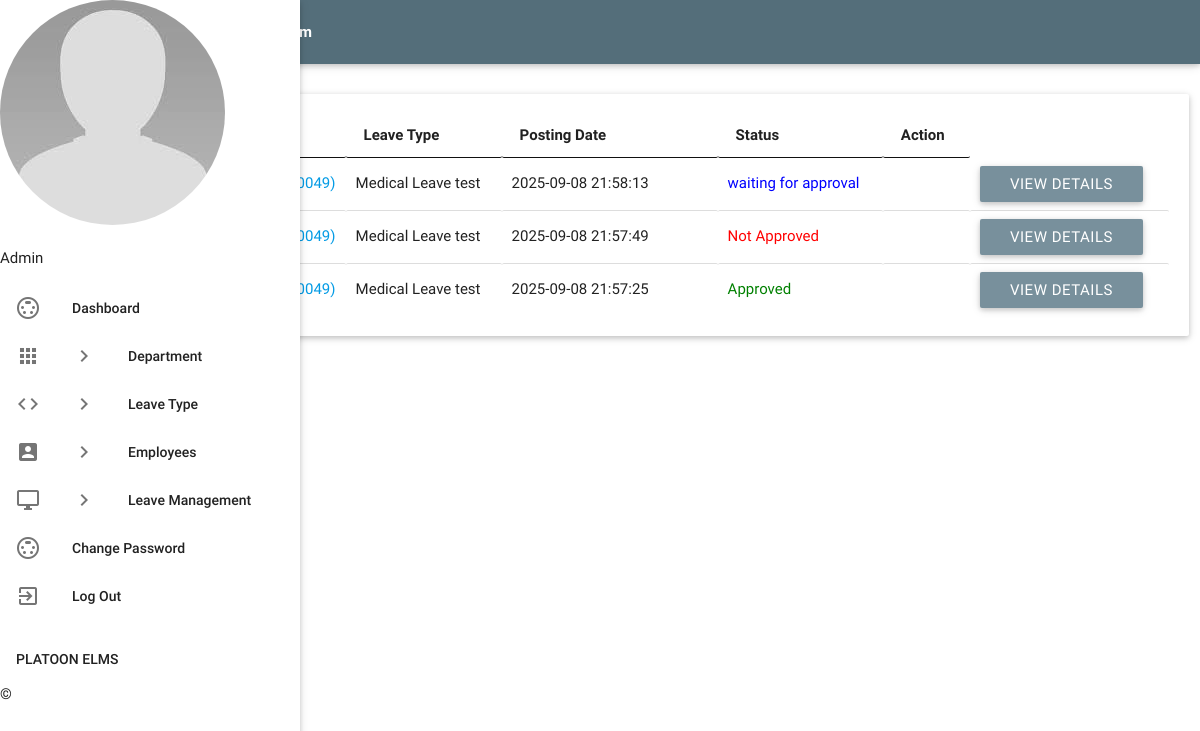
The page /admin/leaves.php (signed in) on the database its author committed.
### tables this page shows
CREATE TABLE `tblleaves` (
  `id` int NOT NULL,
  `LeaveType` varchar(110) NOT NULL,
  `ToDate` varchar(120) NOT NULL,
  `FromDate` varchar(120) NOT NULL,
  `Description` mediumtext NOT NULL,
  `PostingDate` timestamp NOT NULL DEFAULT CURRENT_TIMESTAMP,
  `AdminRemark` mediumtext,
  `AdminRemarkDate` varchar(120) DEFAULT NULL,
  `Status` int NOT NULL,
  `IsRead` int NOT NULL,
  `empid` int DEFAULT NULL
);

### admin/leaves.php (the view, shortened to what this page needs)
<?php
include('includes/config.php');
if(strlen($_SESSION['alogin'])==0)
    {
header('location:index.php');
}
else{
 ?>
<!DOCTYPE html>
<html lang="en">
    <head>
        <link type="text/css" rel="stylesheet" href="../assets/plugins/materialize/css/materialize.min.css"/>
        <link type="text/css" rel="stylesheet" href="../assets/plugins/materialize/css/materialize.css"/>
        <link href="../assets/plugins/material-preloader/css/materialPreloader.min.css" rel="stylesheet">
        <link href="../assets/plugins/datatables/css/jquery.dataTables.min.css" rel="stylesheet">
                <link href="../assets/plugins/google-code-prettify/prettify.css" rel="stylesheet" type="text/css"/>
        <link href="../assets/css/alpha.min.css" rel="stylesheet" type="text/css"/>
        <link href="../assets/css/custom.css" rel="stylesheet" type="text/css"/>
        <link href="../assets/css/style.css" rel="stylesheet" type="text/css"/>
    </head>
    <body>
       <?php include('includes/header.php');?>
       <?php include('includes/sidebar.php');?>
            <main class="mn-inner">
                <div class="row">
                    <div class="col s12">
                        <div class="page-title blue-gray-text text-darken-2">Leave History</div>
                    </div>
                    <div class="col s12 m12 l12">
                        <div class="card">
                            <div class="card-content">
                                <table id="example" class="display responsive-table ">
                                    <thead>
                                        <tr>
                                            <th class="blue-gray-text text-darken-3">Sl No</th>
                                            <th class="blue-gray-text text-darken-3" width="200">Employe Name</th>
                                            <th class="blue-gray-text text-darken-3" width="120">Leave Type</th>
                                             <th class="blue-gray-text text-darken-3" width="180">Posting Date</th>
                                            <th class="blue-gray-text text-darken-3">Status</th>
                                            <th class="blue-gray-text text-darken-3" align="center">Action</th>
                                        </tr>
                                    </thead>
                                    <tbody>
<?php $sql = "SELECT tblleaves.id as lid,tblemployees.FirstName,tblemployees.LastName,tblemployees.EmpId,tblemployees.id,tblleaves.LeaveType,tblleaves.PostingDate,tblleaves.Status from tblleaves join tblemployees on tblleaves.empid=tblemployees.id order by lid desc";
$query = $dbh -> prepare($sql);
$query->execute();
$results=$query->fetchAll(PDO::FETCH_OBJ);
$cnt=1;
if($query->rowCount() > 0)
{
foreach($results as $result)
{
      ?>
                                        <tr>
                                            <td> <b><?php echo htmlentities($cnt);?></b></td>
                                              <td><a href="editemployee.php?empid=<?php echo htmlentities($result->id);?>" target="_blank">)</a></td>
                                            <td><?php echo htmlentities($result->LeaveType);?></td>
                                            <td><?php echo htmlentities($result->PostingDate);?></td>
<td><?php $stats=$result->Status;
if($stats==1){
                                             ?>
                                                 <span style="color: green">Approved</span>
                                                 <?php } if($stats==2)  { ?>
                                                <span style="color: red">Not Approved</span>
                                                 <?php } if($stats==0)  { ?>
 <span style="color: blue">waiting for approval</span>
 <?php } ?>
                                             </td>
          <td>
           <td><a href="leave-details.php?leaveid=<?php echo htmlentities($result->lid);?>" class="waves-effect waves-light btn blue-grey lighten-1 m-b-xs"  > View Details</a></td>
                                    </tr>
                                         <?php $cnt++;} }?>
                                    </tbody>
                                </table>
                            </div>
                        </div>
                    </div>
                </div>
            </main>
        </div>
    </body>
</html>
<?php } ?>

### rows shown on the page
tblleaves: LeaveType "Medical Leave test", PostingDate "2025-09-08 21:58:13", Status "waiting for approval"
tblleaves: LeaveType "Medical Leave test", PostingDate "2025-09-08 21:57:49", Status "Not Approved"
tblleaves: LeaveType "Medical Leave test", PostingDate "2025-09-08 21:57:25", Status "Approved"
